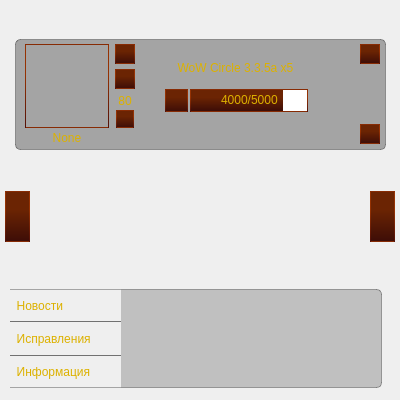
<?xml version="1.0" encoding="UTF-8"?>
<ui version="4.0">
 <class>MainWidget</class>
 <widget class="QWidget" name="MainWidget">
  <property name="geometry">
   <rect>
    <x>0</x>
    <y>0</y>
    <width>400</width>
    <height>400</height>
   </rect>
  </property>
  <property name="windowTitle">
   <string>Form</string>
  </property>
  <property name="styleSheet">
   <string notr="true">QWidget#MainWidget{
background-image: url(:/img/mainbg.png);
}</string>
  </property>
  <widget class="QWidget" name="middleWidget" native="true">
   <property name="geometry">
    <rect>
     <x>0</x>
     <y>-1</y>
     <width>400</width>
     <height>400</height>
    </rect>
   </property>
   <property name="styleSheet">
    <string notr="true">QWidget{
	font: 9pt &quot;Arial&quot;;
	color: #dcb100;
}
QWidget#middleWidget{
	background-image: url(:/img/mainbg.png);
}

QPushButton {
	background-color: qlineargradient(spread:pad, x1:1, y1:1, x2:1, y2:0, stop:0.00966184 #3d0d07, stop:0.637681 #6b2403);
	color: #dcb100;
	border:1px solid;
	border-color: qlineargradient(spread:pad, x1:1, y1:1, x2:1, y2:0, stop:0.00966184 #531108, stop:0.637681 #953203);

}
QPushButton:hover{
	background-color: qlineargradient(spread:pad, x1:1, y1:1, x2:1, y2:0, stop:0.00966184 #3d0d07, stop:0.637681 #802b04); 
	border-color: qlineargradient(spread:pad, x1:1, y1:1, x2:1, y2:0, stop:0.00966184 #64140a, stop:0.637681 #aa3c04);
	color:white;
}
QProgressBar{
	border: none;
	border: 1px solid;
	text-align: center;
	color: #dcb100;
	border-color: qlineargradient(spread:pad, x1:1, y1:1, x2:1, y2:0, stop:0.00966184 #531108, stop:0.637681 #953203);
}
QProgressBar:hover{
	border-color: qlineargradient(spread:pad, x1:1, y1:1, x2:1, y2:0, stop:0.00966184 #64140a, stop:0.637681 #aa3c04);
}
QProgressBar::chunk:horizontal {
	background-color: qlineargradient(spread:pad, x1:1, y1:1, x2:1, y2:0, stop:0.00966184 #3d0d07, stop:0.637681 #6b2403);
}
QProgressBar::chunk:hover{
	background-color: qlineargradient(spread:pad, x1:1, y1:1, x2:1, y2:0, stop:0.00966184 #3d0d07, stop:0.637681 #802b04); 
}</string>
   </property>
   <widget class="QWidget" name="mainRealmWidget" native="true">
    <property name="geometry">
     <rect>
      <x>15</x>
      <y>40</y>
      <width>371</width>
      <height>111</height>
     </rect>
    </property>
    <property name="styleSheet">
     <string notr="true">QWidget#mainRealmWidget{
	background-color: rgba(0,0,0,80);
	border: 1px solid rgba(0,0,0,80);
	border-radius:5px;
}</string>
    </property>
    <widget class="QProgressBar" name="onlineBar">
     <property name="geometry">
      <rect>
       <x>175</x>
       <y>50</y>
       <width>118</width>
       <height>23</height>
      </rect>
     </property>
     <property name="toolTip">
      <string>&lt;!DOCTYPE HTML PUBLIC &quot;-//W3C//DTD HTML 4.0//EN&quot; &quot;http://www.w3.org/TR/REC-html40/strict.dtd&quot;&gt;
&lt;html&gt;&lt;head&gt;&lt;meta name=&quot;qrichtext&quot; content=&quot;1&quot; /&gt;&lt;style type=&quot;text/css&quot;&gt;
p, li { white-space: pre-wrap; }
&lt;/style&gt;&lt;/head&gt;&lt;body style=&quot; font-family:'Arial'; font-size:9pt; font-weight:400; font-style:normal;&quot;&gt;
&lt;p style=&quot; margin-top:0px; margin-bottom:0px; margin-left:0px; margin-right:0px; -qt-block-indent:0; text-indent:0px;&quot;&gt;Игроков в игре&lt;/p&gt;&lt;/body&gt;&lt;/html&gt;</string>
     </property>
     <property name="styleSheet">
      <string notr="true"/>
     </property>
     <property name="maximum">
      <number>5000</number>
     </property>
     <property name="value">
      <number>4000</number>
     </property>
     <property name="format">
      <string notr="true">%v/%m</string>
     </property>
    </widget>
    <widget class="QWidget" name="portretWidget" native="true">
     <property name="geometry">
      <rect>
       <x>10</x>
       <y>5</y>
       <width>84</width>
       <height>84</height>
      </rect>
     </property>
     <property name="styleSheet">
      <string notr="true">background-image: url(:/img/nocharacters.png);
border:1px solid;
	border-color: qlineargradient(spread:pad, x1:1, y1:1, x2:1, y2:0, stop:0.00966184 #531108, stop:0.637681 #953203);</string>
     </property>
    </widget>
    <widget class="QLabel" name="charNameLabel">
     <property name="geometry">
      <rect>
       <x>10</x>
       <y>90</y>
       <width>84</width>
       <height>17</height>
      </rect>
     </property>
     <property name="toolTip">
      <string>&lt;!DOCTYPE HTML PUBLIC &quot;-//W3C//DTD HTML 4.0//EN&quot; &quot;http://www.w3.org/TR/REC-html40/strict.dtd&quot;&gt;
&lt;html&gt;&lt;head&gt;&lt;meta name=&quot;qrichtext&quot; content=&quot;1&quot; /&gt;&lt;style type=&quot;text/css&quot;&gt;
p, li { white-space: pre-wrap; }
&lt;/style&gt;&lt;/head&gt;&lt;body style=&quot; font-family:'Arial'; font-size:9pt; font-weight:400; font-style:normal;&quot;&gt;
&lt;p style=&quot; margin-top:0px; margin-bottom:0px; margin-left:0px; margin-right:0px; -qt-block-indent:0; text-indent:0px;&quot;&gt;Имя персонажа&lt;/p&gt;&lt;/body&gt;&lt;/html&gt;</string>
     </property>
     <property name="text">
      <string>None</string>
     </property>
     <property name="alignment">
      <set>Qt::AlignCenter</set>
     </property>
    </widget>
    <widget class="QPushButton" name="nextCharButton">
     <property name="geometry">
      <rect>
       <x>100</x>
       <y>5</y>
       <width>20</width>
       <height>20</height>
      </rect>
     </property>
     <property name="toolTip">
      <string>&lt;!DOCTYPE HTML PUBLIC &quot;-//W3C//DTD HTML 4.0//EN&quot; &quot;http://www.w3.org/TR/REC-html40/strict.dtd&quot;&gt;
&lt;html&gt;&lt;head&gt;&lt;meta name=&quot;qrichtext&quot; content=&quot;1&quot; /&gt;&lt;style type=&quot;text/css&quot;&gt;
p, li { white-space: pre-wrap; }
&lt;/style&gt;&lt;/head&gt;&lt;body style=&quot; font-family:'Arial'; font-size:9pt; font-weight:400; font-style:normal;&quot;&gt;
&lt;p style=&quot; margin-top:0px; margin-bottom:0px; margin-left:0px; margin-right:0px; -qt-block-indent:0; text-indent:0px;&quot;&gt;Следующий персонаж&lt;/p&gt;&lt;/body&gt;&lt;/html&gt;</string>
     </property>
     <property name="styleSheet">
      <string notr="true">QPushButton{
image: url(:/img/nextActive.png);
}
</string>
     </property>
     <property name="text">
      <string/>
     </property>
    </widget>
    <widget class="QPushButton" name="saveRealmButton">
     <property name="geometry">
      <rect>
       <x>345</x>
       <y>5</y>
       <width>20</width>
       <height>20</height>
      </rect>
     </property>
     <property name="toolTip">
      <string>&lt;!DOCTYPE HTML PUBLIC &quot;-//W3C//DTD HTML 4.0//EN&quot; &quot;http://www.w3.org/TR/REC-html40/strict.dtd&quot;&gt;
&lt;html&gt;&lt;head&gt;&lt;meta name=&quot;qrichtext&quot; content=&quot;1&quot; /&gt;&lt;style type=&quot;text/css&quot;&gt;
p, li { white-space: pre-wrap; }
&lt;/style&gt;&lt;/head&gt;&lt;body style=&quot; font-family:'Arial'; font-size:9pt; font-weight:400; font-style:normal;&quot;&gt;
&lt;p style=&quot; margin-top:0px; margin-bottom:0px; margin-left:0px; margin-right:0px; -qt-block-indent:0; text-indent:0px;&quot;&gt;Закрепить игровой мир&lt;/p&gt;&lt;/body&gt;&lt;/html&gt;</string>
     </property>
     <property name="styleSheet">
      <string notr="true">QPushButton{
	
	image: url(:/img/lock.png);
}
</string>
     </property>
     <property name="text">
      <string/>
     </property>
    </widget>
    <widget class="QLabel" name="realmName">
     <property name="geometry">
      <rect>
       <x>150</x>
       <y>20</y>
       <width>141</width>
       <height>17</height>
      </rect>
     </property>
     <property name="toolTip">
      <string>&lt;!DOCTYPE HTML PUBLIC &quot;-//W3C//DTD HTML 4.0//EN&quot; &quot;http://www.w3.org/TR/REC-html40/strict.dtd&quot;&gt;
&lt;html&gt;&lt;head&gt;&lt;meta name=&quot;qrichtext&quot; content=&quot;1&quot; /&gt;&lt;style type=&quot;text/css&quot;&gt;
p, li { white-space: pre-wrap; }
&lt;/style&gt;&lt;/head&gt;&lt;body style=&quot; font-family:'Arial'; font-size:9pt; font-weight:400; font-style:normal;&quot;&gt;
&lt;p style=&quot; margin-top:0px; margin-bottom:0px; margin-left:0px; margin-right:0px; -qt-block-indent:0; text-indent:0px;&quot;&gt;Имя игрового мира&lt;/p&gt;&lt;/body&gt;&lt;/html&gt;</string>
     </property>
     <property name="text">
      <string>WoW Circle 3.3.5a x5</string>
     </property>
     <property name="alignment">
      <set>Qt::AlignCenter</set>
     </property>
    </widget>
    <widget class="QPushButton" name="synchButton">
     <property name="geometry">
      <rect>
       <x>345</x>
       <y>85</y>
       <width>20</width>
       <height>20</height>
      </rect>
     </property>
     <property name="styleSheet">
      <string notr="true">QPushButton{
	image: url(:/img/sinhr.png);
}
</string>
     </property>
     <property name="text">
      <string/>
     </property>
    </widget>
    <widget class="QWidget" name="statusWidget" native="true">
     <property name="geometry">
      <rect>
       <x>150</x>
       <y>50</y>
       <width>23</width>
       <height>23</height>
      </rect>
     </property>
     <property name="toolTip">
      <string>&lt;!DOCTYPE HTML PUBLIC &quot;-//W3C//DTD HTML 4.0//EN&quot; &quot;http://www.w3.org/TR/REC-html40/strict.dtd&quot;&gt;
&lt;html&gt;&lt;head&gt;&lt;meta name=&quot;qrichtext&quot; content=&quot;1&quot; /&gt;&lt;style type=&quot;text/css&quot;&gt;
p, li { white-space: pre-wrap; }
&lt;/style&gt;&lt;/head&gt;&lt;body style=&quot; font-family:'Arial'; font-size:9pt; font-weight:400; font-style:normal;&quot;&gt;
&lt;p style=&quot; margin-top:0px; margin-bottom:0px; margin-left:0px; margin-right:0px; -qt-block-indent:0; text-indent:0px;&quot;&gt;Статус игрового мира&lt;/p&gt;&lt;/body&gt;&lt;/html&gt;</string>
     </property>
     <property name="styleSheet">
      <string notr="true">QWidget {
	background-color: qlineargradient(spread:pad, x1:1, y1:1, x2:1, y2:0, stop:0.00966184 #3d0d07, stop:0.637681 #6b2403);
	color: #dcb100;
	border:1px solid;
	border-color: qlineargradient(spread:pad, x1:1, y1:1, x2:1, y2:0, stop:0.00966184 #531108, stop:0.637681 #953203);
	image: url(:/img/on.png);
}
QWidget:hover{
	background-color: qlineargradient(spread:pad, x1:1, y1:1, x2:1, y2:0, stop:0.00966184 #3d0d07, stop:0.637681 #802b04); 
	border-color: qlineargradient(spread:pad, x1:1, y1:1, x2:1, y2:0, stop:0.00966184 #64140a, stop:0.637681 #aa3c04);
	color:white;
}</string>
     </property>
    </widget>
    <widget class="QPushButton" name="saveCharButton">
     <property name="geometry">
      <rect>
       <x>100</x>
       <y>30</y>
       <width>20</width>
       <height>20</height>
      </rect>
     </property>
     <property name="toolTip">
      <string>&lt;!DOCTYPE HTML PUBLIC &quot;-//W3C//DTD HTML 4.0//EN&quot; &quot;http://www.w3.org/TR/REC-html40/strict.dtd&quot;&gt;
&lt;html&gt;&lt;head&gt;&lt;meta name=&quot;qrichtext&quot; content=&quot;1&quot; /&gt;&lt;style type=&quot;text/css&quot;&gt;
p, li { white-space: pre-wrap; }
&lt;/style&gt;&lt;/head&gt;&lt;body style=&quot; font-family:'Arial'; font-size:9pt; font-weight:400; font-style:normal;&quot;&gt;
&lt;p style=&quot; margin-top:0px; margin-bottom:0px; margin-left:0px; margin-right:0px; -qt-block-indent:0; text-indent:0px;&quot;&gt;Закрепить персонажа&lt;/p&gt;&lt;/body&gt;&lt;/html&gt;</string>
     </property>
     <property name="styleSheet">
      <string notr="true">QPushButton{
	
	image: url(:/img/lock.png);
}
</string>
     </property>
     <property name="text">
      <string/>
     </property>
    </widget>
    <widget class="QLabel" name="levelLabel">
     <property name="geometry">
      <rect>
       <x>100</x>
       <y>57</y>
       <width>20</width>
       <height>10</height>
      </rect>
     </property>
     <property name="toolTip">
      <string>&lt;!DOCTYPE HTML PUBLIC &quot;-//W3C//DTD HTML 4.0//EN&quot; &quot;http://www.w3.org/TR/REC-html40/strict.dtd&quot;&gt;
&lt;html&gt;&lt;head&gt;&lt;meta name=&quot;qrichtext&quot; content=&quot;1&quot; /&gt;&lt;style type=&quot;text/css&quot;&gt;
p, li { white-space: pre-wrap; }
&lt;/style&gt;&lt;/head&gt;&lt;body style=&quot; font-family:'Arial'; font-size:9pt; font-weight:400; font-style:normal;&quot;&gt;
&lt;p style=&quot; margin-top:0px; margin-bottom:0px; margin-left:0px; margin-right:0px; -qt-block-indent:0; text-indent:0px;&quot;&gt;Уровень персонажа&lt;/p&gt;&lt;/body&gt;&lt;/html&gt;</string>
     </property>
     <property name="text">
      <string>80</string>
     </property>
     <property name="alignment">
      <set>Qt::AlignCenter</set>
     </property>
    </widget>
    <widget class="QWidget" name="classWidget" native="true">
     <property name="geometry">
      <rect>
       <x>101</x>
       <y>71</y>
       <width>18</width>
       <height>18</height>
      </rect>
     </property>
     <property name="toolTip">
      <string>&lt;!DOCTYPE HTML PUBLIC &quot;-//W3C//DTD HTML 4.0//EN&quot; &quot;http://www.w3.org/TR/REC-html40/strict.dtd&quot;&gt;
&lt;html&gt;&lt;head&gt;&lt;meta name=&quot;qrichtext&quot; content=&quot;1&quot; /&gt;&lt;style type=&quot;text/css&quot;&gt;
p, li { white-space: pre-wrap; }
&lt;/style&gt;&lt;/head&gt;&lt;body style=&quot; font-family:'Arial'; font-size:9pt; font-weight:400; font-style:normal;&quot;&gt;
&lt;p style=&quot; margin-top:0px; margin-bottom:0px; margin-left:0px; margin-right:0px; -qt-block-indent:0; text-indent:0px;&quot;&gt;Класс персонажа&lt;/p&gt;&lt;/body&gt;&lt;/html&gt;</string>
     </property>
     <property name="styleSheet">
      <string notr="true">QWidget {
	background-color: qlineargradient(spread:pad, x1:1, y1:1, x2:1, y2:0, stop:0.00966184 #3d0d07, stop:0.637681 #6b2403);
	color: #dcb100;
	border:1px solid;
	border-color: qlineargradient(spread:pad, x1:1, y1:1, x2:1, y2:0, stop:0.00966184 #531108, stop:0.637681 #953203);
}
QWidget:hover{
	background-color: qlineargradient(spread:pad, x1:1, y1:1, x2:1, y2:0, stop:0.00966184 #3d0d07, stop:0.637681 #802b04); 
	border-color: qlineargradient(spread:pad, x1:1, y1:1, x2:1, y2:0, stop:0.00966184 #64140a, stop:0.637681 #aa3c04);
	color:white;
}
QWidget{
	image: url(:/img/class/Warrior.png);
}</string>
     </property>
    </widget>
   </widget>
   <widget class="QWidget" name="forumWidget" native="true">
    <property name="geometry">
     <rect>
      <x>0</x>
      <y>280</y>
      <width>400</width>
      <height>120</height>
     </rect>
    </property>
    <property name="styleSheet">
     <string notr="true"/>
    </property>
    <widget class="QPushButton" name="forumButton1">
     <property name="geometry">
      <rect>
       <x>10</x>
       <y>10</y>
       <width>111</width>
       <height>33</height>
      </rect>
     </property>
     <property name="styleSheet">
      <string notr="true">QPushButton{
	border: none;
	border-top: 1px solid rgba(0,0,0,80);
	border-bottom: 1px solid rgba(0,0,0,80);
	background-color: rgba(0,0,0,0);
	text-align:left;
}
</string>
     </property>
     <property name="text">
      <string>  Новости</string>
     </property>
    </widget>
    <widget class="QPushButton" name="forumButton2">
     <property name="geometry">
      <rect>
       <x>10</x>
       <y>42</y>
       <width>111</width>
       <height>35</height>
      </rect>
     </property>
     <property name="styleSheet">
      <string notr="true">QPushButton{
	border: none;
	border-top: 1px solid rgba(0,0,0,80);
	border-bottom: 1px solid rgba(0,0,0,80);
	background-color: rgba(0,0,0,0);
	text-align:left;
}
</string>
     </property>
     <property name="text">
      <string>  Исправления</string>
     </property>
    </widget>
    <widget class="QPushButton" name="forumButton3">
     <property name="geometry">
      <rect>
       <x>10</x>
       <y>76</y>
       <width>111</width>
       <height>33</height>
      </rect>
     </property>
     <property name="styleSheet">
      <string notr="true">QPushButton{
	border: none;
	border-top: 1px solid rgba(0,0,0,80);
	border-bottom: 1px solid rgba(0,0,0,80);
	background-color: rgba(0,0,0,0);
	text-align:left;
}
</string>
     </property>
     <property name="text">
      <string>  Информация</string>
     </property>
    </widget>
    <widget class="QTextBrowser" name="textBrowser">
     <property name="geometry">
      <rect>
       <x>121</x>
       <y>10</y>
       <width>261</width>
       <height>99</height>
      </rect>
     </property>
     <property name="styleSheet">
      <string notr="true">QTextBrowser#textBrowser{
	background-color: rgba(0,0,0,50);
	border: 1px solid rgba(0,0,0,80);
	border-top-right-radius: 5px;
	border-bottom-right-radius: 5px;
	border-left: none;
}</string>
     </property>
     <property name="html">
      <string>&lt;!DOCTYPE HTML PUBLIC &quot;-//W3C//DTD HTML 4.0//EN&quot; &quot;http://www.w3.org/TR/REC-html40/strict.dtd&quot;&gt;
&lt;html&gt;&lt;head&gt;&lt;meta name=&quot;qrichtext&quot; content=&quot;1&quot; /&gt;&lt;style type=&quot;text/css&quot;&gt;
p, li { white-space: pre-wrap; }
&lt;/style&gt;&lt;/head&gt;&lt;body style=&quot; font-family:'Arial'; font-size:9pt; font-weight:400; font-style:normal;&quot;&gt;
&lt;p style=&quot;-qt-paragraph-type:empty; margin-top:0px; margin-bottom:0px; margin-left:0px; margin-right:0px; -qt-block-indent:0; text-indent:0px;&quot;&gt;&lt;/p&gt;&lt;/body&gt;&lt;/html&gt;</string>
     </property>
     <property name="openExternalLinks">
      <bool>true</bool>
     </property>
     <property name="openLinks">
      <bool>true</bool>
     </property>
    </widget>
   </widget>
   <widget class="QWidget" name="realmsWidget" native="true">
    <property name="geometry">
     <rect>
      <x>40</x>
      <y>165</y>
      <width>320</width>
      <height>111</height>
     </rect>
    </property>
    <property name="styleSheet">
     <string notr="true"/>
    </property>
   </widget>
   <widget class="QPushButton" name="nextRealmsButton">
    <property name="geometry">
     <rect>
      <x>370</x>
      <y>192</y>
      <width>25</width>
      <height>51</height>
     </rect>
    </property>
    <property name="styleSheet">
     <string notr="true">QPushButton{
image: url(:/img/nextActive.png);
}
</string>
    </property>
    <property name="text">
     <string/>
    </property>
   </widget>
   <widget class="QPushButton" name="prevRealmsButton">
    <property name="geometry">
     <rect>
      <x>5</x>
      <y>192</y>
      <width>25</width>
      <height>51</height>
     </rect>
    </property>
    <property name="styleSheet">
     <string notr="true">QPushButton{
image: url(:/img/prevActive.png);
}
</string>
    </property>
    <property name="text">
     <string/>
    </property>
   </widget>
  </widget>
 </widget>
 <resources/>
 <connections/>
</ui>
